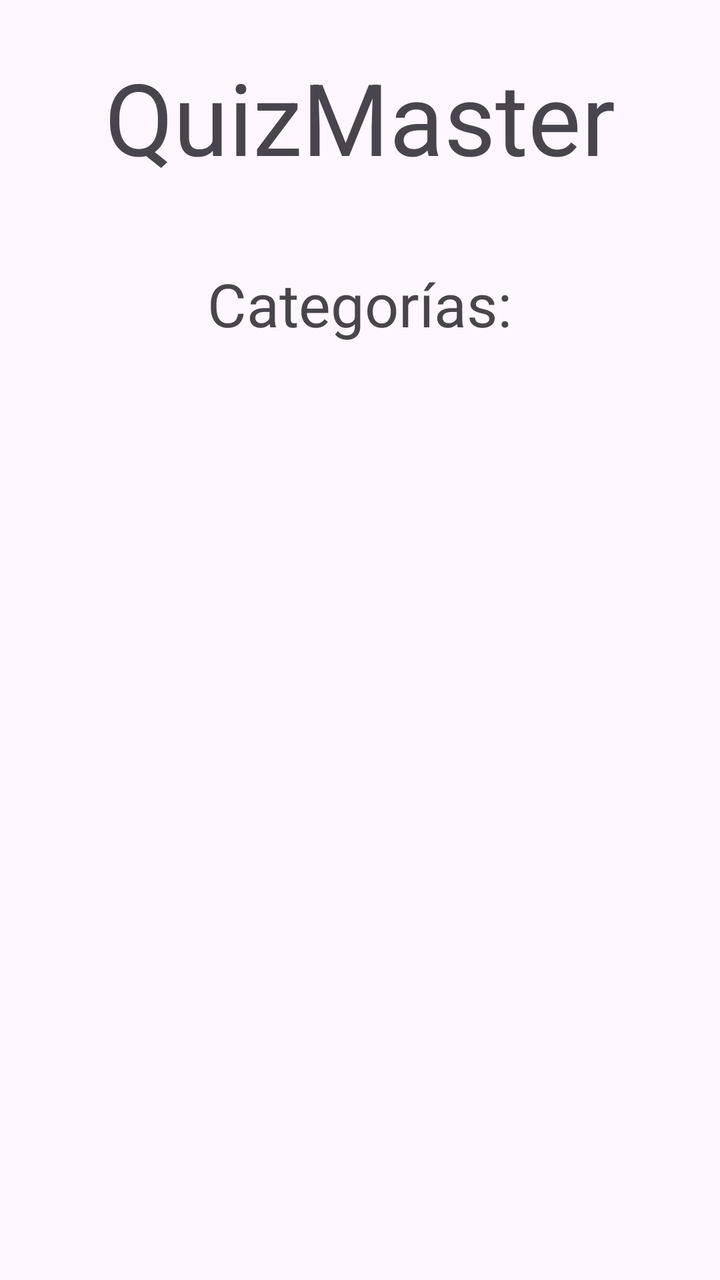
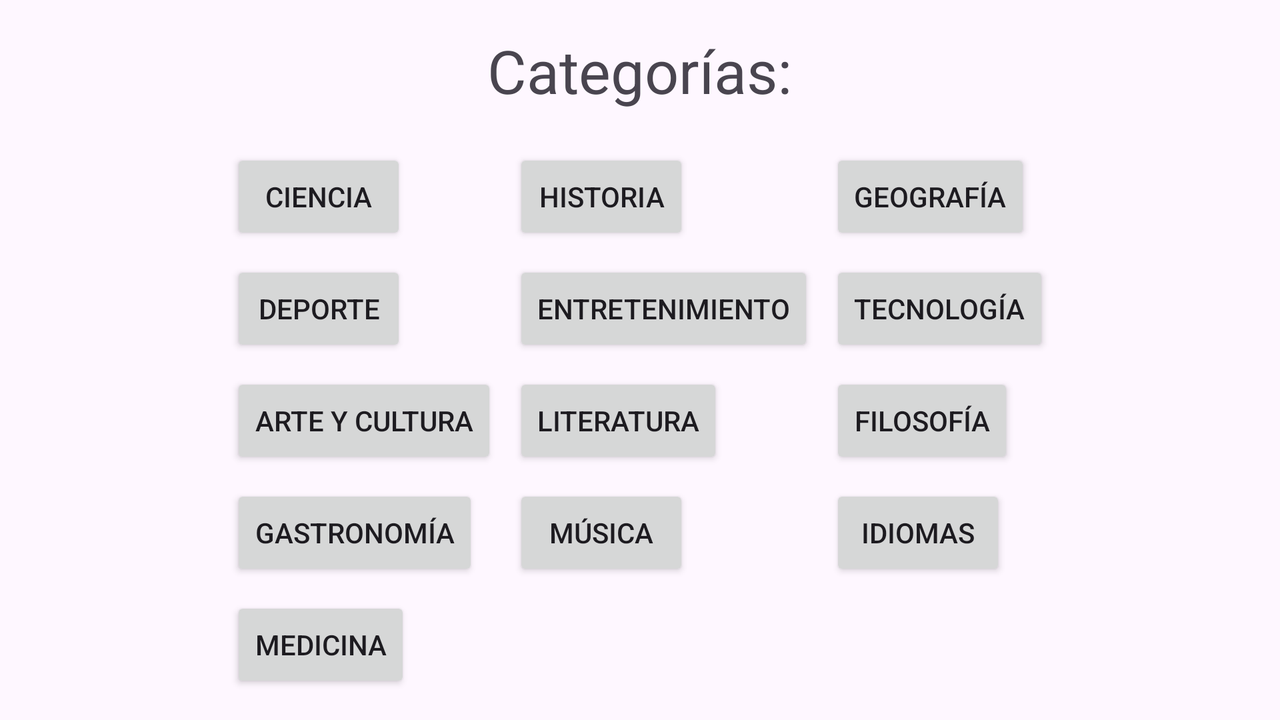

The same Android screen from two of the app's own layout files: first res/layout/ as a phone draws it, then the author's variant for another configuration, drawn on a device whose configuration selects that folder. Both files follow.
<!-- AndroidManifest.xml: application theme Theme.QuizMaster -->
<!-- res/layout/activity_main.xml -->
<?xml version="1.0" encoding="utf-8"?>
<ScrollView xmlns:android="http://schemas.android.com/apk/res/android"
        android:layout_width="match_parent"
        android:layout_height="match_parent"
        xmlns:app="http://schemas.android.com/apk/res-auto"
        xmlns:tools="http://schemas.android.com/tools"
        android:id="@+id/main"
        tools:context=".MainActivity">

    <LinearLayout
            android:layout_width="match_parent"
            android:layout_height="wrap_content"
            android:orientation="vertical"
            android:gravity="center_horizontal">

        <TextView
                android:layout_width="wrap_content"
                android:layout_height="wrap_content"
                android:paddingVertical="25sp"
                android:textSize="50sp"
                android:text="QuizMaster" />

        <TextView
                android:layout_width="wrap_content"
                android:layout_height="wrap_content"
                android:padding="15sp"
                android:textSize="30sp"
                android:text="Categorías:" />

        <Button
                style="@style/CategoryButton"
                android:text="Ciencia"
                android:id="@+id/cat_ciencia"/>

        <Button
                style="@style/CategoryButton"
                android:text="Historia"
                android:id="@+id/cat_historia" />

        <Button
                style="@style/CategoryButton"
                android:text="Geografía"
                android:id="@+id/cat_geografía" />

        <Button
                style="@style/CategoryButton"
                android:text="Deporte"
                android:id="@+id/cat_deporte" />

        <Button
                style="@style/CategoryButton"
                android:text="Entretenimiento"
                android:id="@+id/cat_entretenimiento" />

        <Button
                style="@style/CategoryButton"
                android:text="Tecnología"
                android:id="@+id/cat_tecnología" />

        <Button
                style="@style/CategoryButton"
                android:text="Arte y cultura"
                android:id="@+id/cat_arte_y_cultura" />

        <Button
                style="@style/CategoryButton"
                android:text="Literatura"
                android:id="@+id/cat_literatura" />

        <Button
                style="@style/CategoryButton"
                android:text="Filosofía"
                android:id="@+id/cat_filosofía" />

        <Button
                style="@style/CategoryButton"
                android:text="Gastronomía"
                android:id="@+id/cat_gastronomía" />

        <Button
                style="@style/CategoryButton"
                android:text="Música"
                android:id="@+id/cat_música" />

        <Button
                style="@style/CategoryButton"
                android:text="Idiomas"
                android:id="@+id/cat_idiomas" />

        <Button
                style="@style/CategoryButton"
                android:text="Medicina"
                android:id="@+id/cat_medicina" />
    </LinearLayout>
</ScrollView>
<!-- resources referenced by this layout -->
<resources>
  <style name="Theme.QuizMaster" parent="Base.Theme.QuizMaster" />
  <style name="Base.Theme.QuizMaster" parent="Theme.Material3.DayNight.NoActionBar">
          
          
      </style>
</resources>
<!-- res/layout-land/activity_main.xml (the author's variant of the layout above) -->
<!-- drawn on the phone turned sideways -->
<?xml version="1.0" encoding="utf-8"?>
<ScrollView xmlns:android="http://schemas.android.com/apk/res/android"
            android:layout_width="match_parent"
            android:layout_height="match_parent"
            xmlns:app="http://schemas.android.com/apk/res-auto"
            xmlns:tools="http://schemas.android.com/tools"
            android:id="@+id/main"
            tools:context=".MainActivity">

    <LinearLayout
        android:layout_width="match_parent"
        android:layout_height="wrap_content"
        android:gravity="center_horizontal"
        android:orientation="vertical">

        <TextView
                android:layout_width="wrap_content"
                android:layout_height="wrap_content"
                android:paddingVertical="15sp"
                android:textSize="30sp"
                android:text="@string/categorías"/>

        <GridLayout
                android:layout_width="wrap_content"
                android:layout_height="wrap_content"
                android:columnCount="3"
                android:useDefaultMargins="true">

            <Button
                    style="@style/CategoryButton"
                    android:text="Ciencia"
                    android:id="@+id/cat_ciencia"/>

            <Button
                    style="@style/CategoryButton"
                    android:text="Historia"
                    android:id="@+id/cat_historia"/>

            <Button
                    style="@style/CategoryButton"
                    android:text="Geografía"
                    android:id="@+id/cat_geografía"/>

            <Button
                    style="@style/CategoryButton"
                    android:text="Deporte"
                    android:id="@+id/cat_deporte"/>

            <Button
                    style="@style/CategoryButton"
                    android:text="Entretenimiento"
                    android:id="@+id/cat_entretenimiento"/>

            <Button
                    style="@style/CategoryButton"
                    android:text="Tecnología"
                    android:id="@+id/cat_tecnología"/>

            <Button
                    style="@style/CategoryButton"
                    android:text="Arte y cultura"
                    android:id="@+id/cat_arte_y_cultura"/>

            <Button
                    style="@style/CategoryButton"
                    android:text="Literatura"
                    android:id="@+id/cat_literatura"/>

            <Button
                    style="@style/CategoryButton"
                    android:text="Filosofía"
                    android:id="@+id/cat_filosofía"/>

            <Button
                    style="@style/CategoryButton"
                    android:text="Gastronomía"
                    android:id="@+id/cat_gastronomía"/>

            <Button
                    style="@style/CategoryButton"
                    android:text="Música"
                    android:id="@+id/cat_música"/>

            <Button
                    style="@style/CategoryButton"
                    android:text="Idiomas"
                    android:id="@+id/cat_idiomas"/>

            <Button
                    style="@style/CategoryButton"
                    android:text="Medicina"
                    android:id="@+id/cat_medicina"/>
        </GridLayout>
    </LinearLayout>
</ScrollView>
